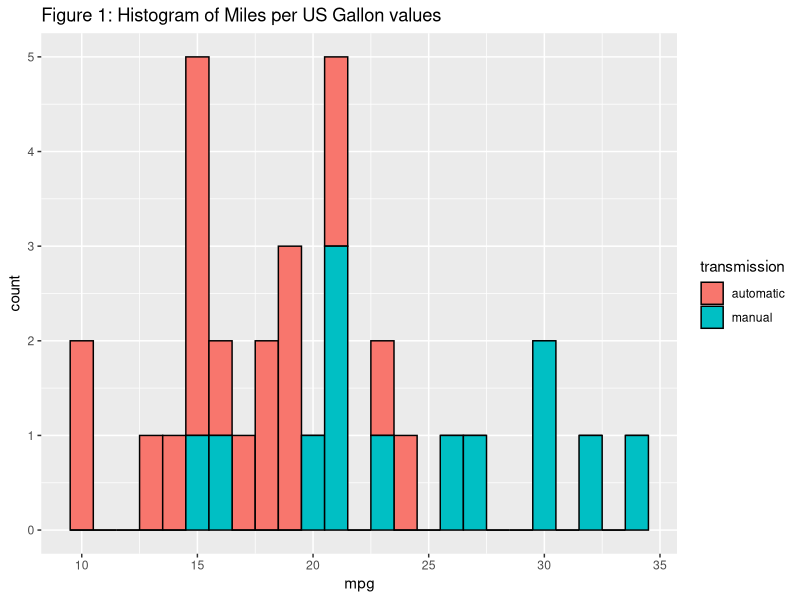
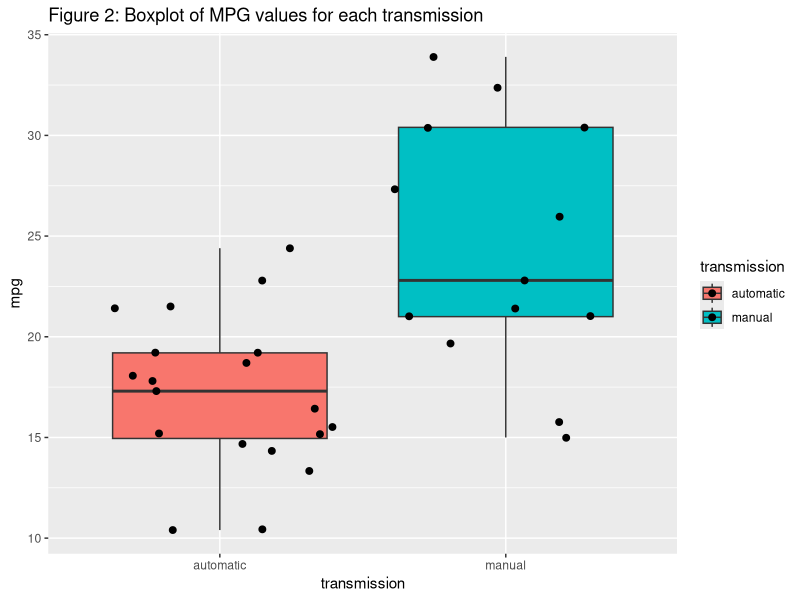

Here is the R script that generated these plots, in order: (Note: this script raises an error after producing the figures.)
## ---- chunk 1
data(mtcars)
str(mtcars)
## ---- chunk 2
mtcars$transmission <- factor(mtcars$am, labels = c("automatic", "manual"))
mtcars <- subset(mtcars, select = -c(9))
## ---- chunk 3
library(ggplot2)
g1 <- ggplot(mtcars, aes(x=mpg, fill = transmission)) + 
  geom_histogram(binwidth = 1, col = "black") +
  ggtitle('Figure 1: Histogram of Miles per US Gallon values')
g2 <- ggplot(mtcars, aes(x=transmission, y=mpg, fill = transmission)) +
  geom_boxplot(adjust = 1) + geom_jitter(size = 2) +
  ggtitle('Figure 2: Boxplot of MPG values for each transmission')
## ---- chunk 4
library(stats);library(graphics)
g3 <- ggpairs(subset(mtcars, select = c(1,2,3,5,9,11)),
              colour = 'transmission', alpha = 0.6, 
              title = "Pair relationships in the mtcars dataset. Blue: manual, Red: automatic")
## ---- chunk 5
g1
g2
g3
